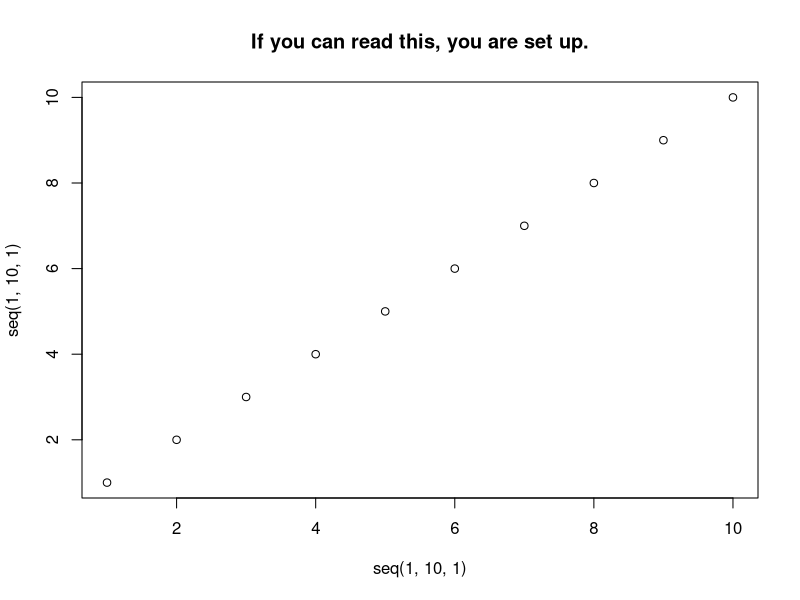

Reproduce this figure in R.
#Necessary libraries

to.install<-c('car', 'haven', 'labelled', 'foreign',  'psych', 'tidyverse', 'ggeffects', 'xtable', 'stargazer', 'questionr', 'rio', 'devtools', 'effects', 'scales', 'cowplot')

#Packages that have not been installed
new.packages <- to.install[!(to.install %in% installed.packages()[,"Package"])]
#If there are packages that must be installed, this installs them
if(length(new.packages)) install.packages(new.packages, repos='http://cran.utstat.utoronto.ca/')

#Save installed package names
out<-to.install[to.install %in% installed.packages()[,'Package']]
#print out
print(out)

#You should see 'Hello World' after this. 
print('Hello World')
#One last check
plot(seq(1,10,1), seq(1,10,1), main='If you can read this, you are set up.')
